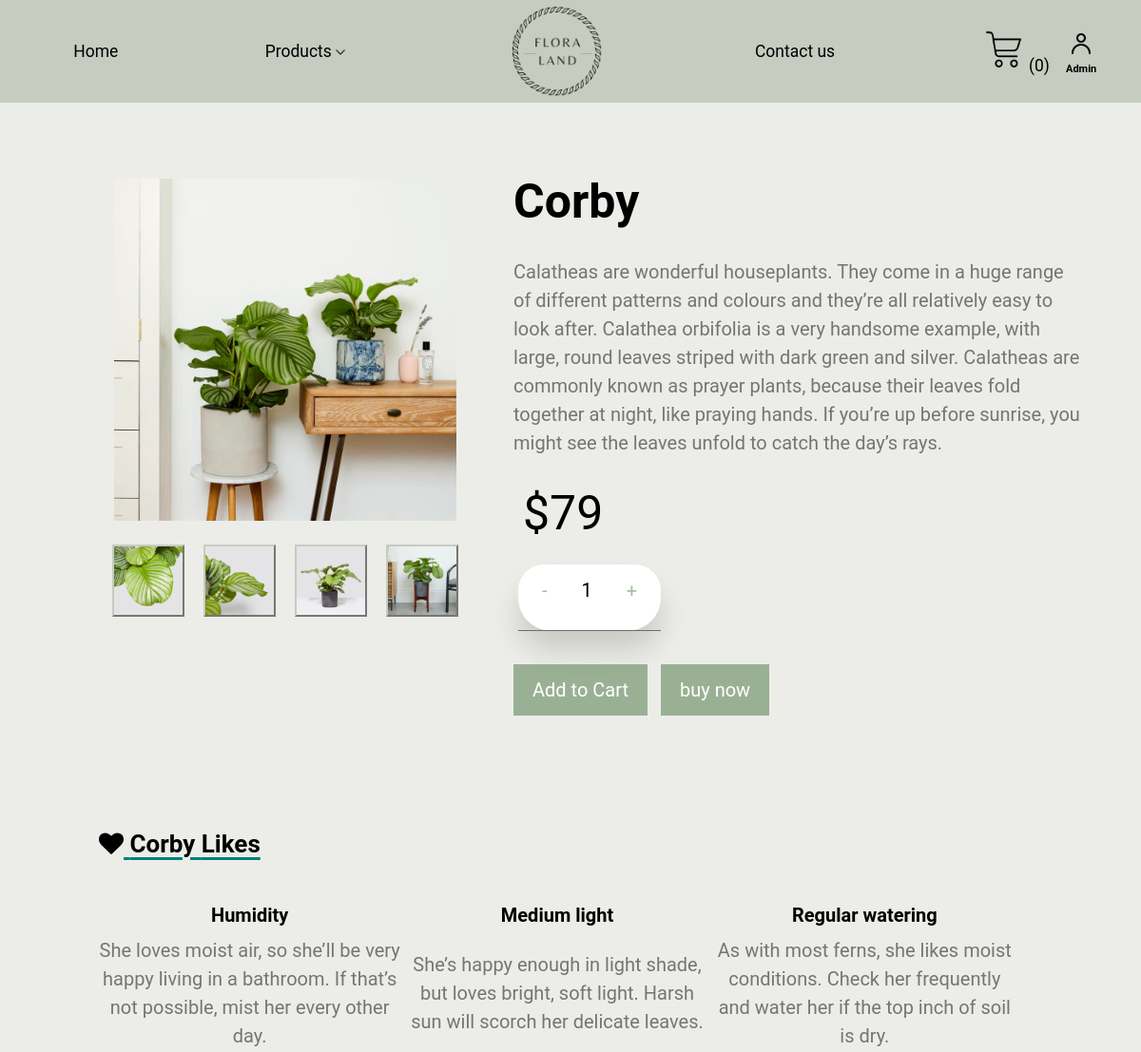
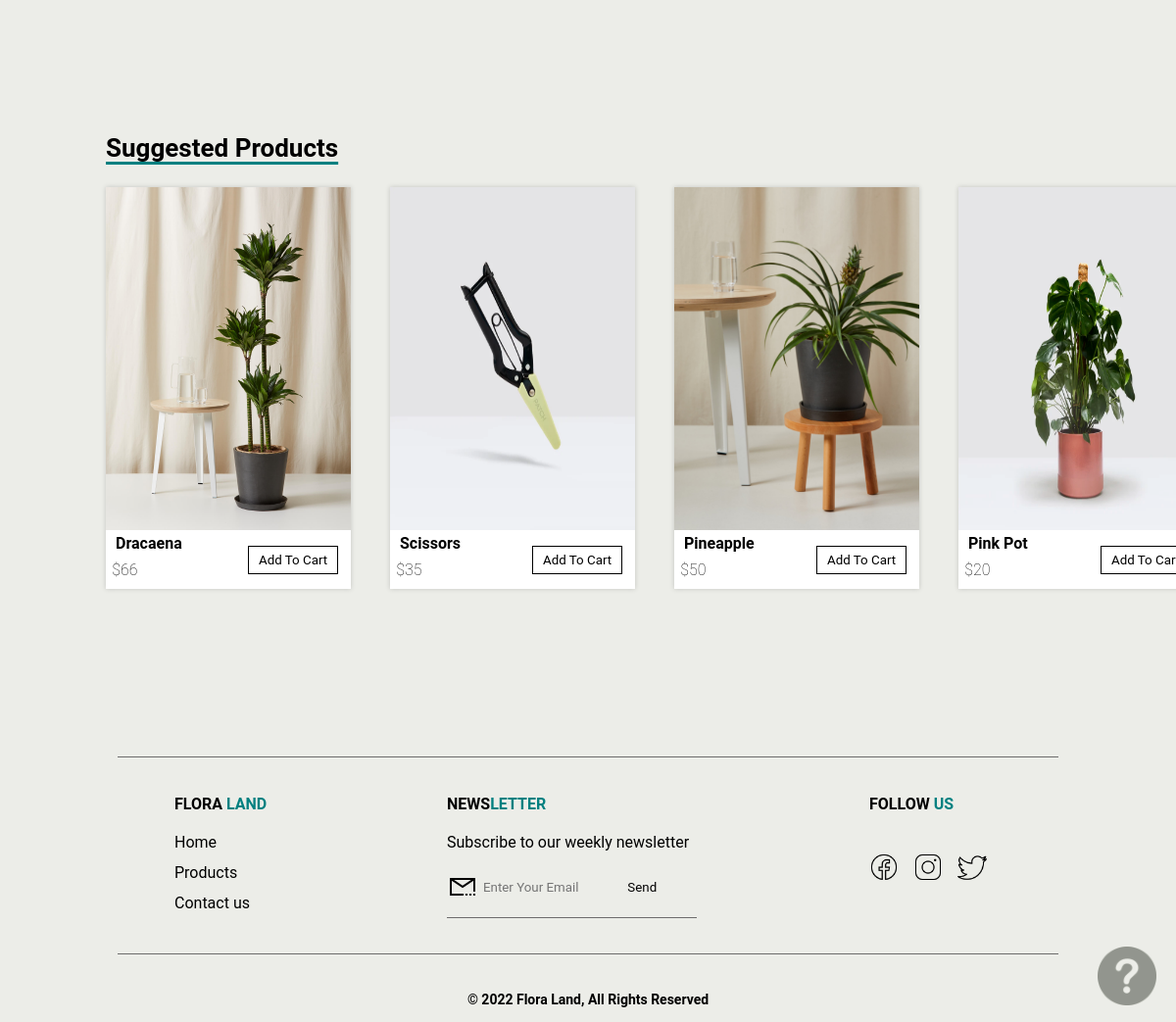
Page /Code/productDetails.php?pid=5 on the committed database (2 pictures, top to bottom).
### tables this page shows
CREATE TABLE `products` (
  `PID` int(11) NOT NULL,
  `PName` varchar(30) NOT NULL,
  `PPrice` decimal(10,0) NOT NULL,
  `PStock` int(11) NOT NULL,
  `PCategory` varchar(30) NOT NULL,
  `P_Description` varchar(1000) NOT NULL,
  `Pic1` varchar(30) NOT NULL,
  `Pic2` varchar(30) NOT NULL,
  `Pic3` varchar(30) NOT NULL,
  `Pic4` varchar(30) NOT NULL,
  `Pic5` varchar(30) NOT NULL
);

### Code/productDetails.php (the view, shortened to what this page needs)
<!DOCTYPE html>
<html lang="en">
<head>
    <link rel="stylesheet" href="./product.css">
    <link href="https://stackpath.bootstrapcdn.com/font-awesome/4.7.0/css/font-awesome.min.css" rel="stylesheet">
</head>
<body>
    <?php
    include('includes/header.php');
    include('includes/db-con.php');
    include('includes/helpPopup.php');
    ?>
    <?php
            $pid = $_GET['pid'];
            $sql = "SELECT * FROM Products WHERE PID= $pid;";
            $result= mysqli_query($conn, $sql);
            $row = mysqli_fetch_assoc($result);
            $imgUrl = "img/".$row['Pic1'];
            $PDes = $row['P_Description'];
            $PName = $row['PName'];
            $PPrice = $row['PPrice'];
            $PStock = $row['PStock'];
            $PCategory = $row['PCategory'];
    echo "
        <section class='product-section'>
        <div class='left'>
        <div class='big-img'>
            <img src=$imgUrl alt=$PName>
            </div>";
        $sql = "SELECT Pic2, Pic3, Pic4, Pic5 FROM products WHERE PID= $pid;";
        $result= mysqli_query($conn, $sql);
        $row = mysqli_fetch_row($result);
        echo "<div class='images'>";
        for($i=0 ; $i<=3; $i++){
            echo"
                <div class='smll-img'>
                    <img src='img/".$row[$i]."' onclick='showImg(this.src)' >
                </div>";
        }
        echo "
        </div>
        </div>
            <div class='product-detail' style='width: 50vw;'>
                <h1 class='product-title'> $PName </h1>
                <p class='product-des'> $PDes</p>
                <p class='prices'>$$PPrice</p>
                <div class='quantity' style='width: 12.5vw;'>
                <form action='productDetails.php?pid=".$pid."' id='prodForm' method='post' style='width: 30vw;'>
                    <button  id='decrement' onclick='stepper(this)' type='button'> - </button>
                    <input type='number' name='quantity' id='my-input'  min='1' max= $PStock step='1' value='1' readonly>
                    <button id='increment' onclick='stepper(this)' type='button'> + </button>
                    <input type='hidden' name='pname' value=$PName>
                    <input type='hidden' name='pprice' value=$PPrice>
                    <input type='hidden' name='pstock' value=$PStock>
                    <input type='hidden' name='pimg' value=$imgUrl>
                </div>
                <div class='btn-container'>
                    <input class='product-btn buy-btn' name='add' type='submit' value='Add to Cart'>
                    </form>
                    <a href='cart.php?action=buy-now&pid=".$pid."&pname=".$PName."&pstock=".$PStock."&pprice=".$PPrice."&pimg=".$imgUrl."' id= 'buy-link'><button class='product-btn buy-btn' id='buy-btn' type='button' onclick='quantity()'>buy now </button></a>
                </div>
            </div>
        </section> ";
        ?>
    <?php if (strcmp($PCategory,"Plants")==0) { ?>
  <section class="details-des">
        <h1 class="titles"><i class="fa fa-heart" aria-hidden="true"></i> <?php echo $PName; ?> Likes<br></h1><br><br>
        <table class="table-venues">
            <tr>
            <th class="section-title">Humidity</th>
            <th class="section-title">Medium light</th>
            <th class="section-title">Regular watering</th>
            </tr>
            <tr>
                <td class="des">She loves moist air, so she’ll be very happy living in a bathroom. If that’s not possible, mist her every other day.</td>
                <td class="des">She’s happy enough in light shade, but loves bright, soft light. Harsh sun will scorch her delicate leaves.</td>
                <td class="des">As with most ferns, she likes moist conditions. Check her frequently and water her if the top inch of soil is dry.</td>
            </tr>
        </table>
    </section>
    <?php } ?>
        <br><br><br><br>
<section id="second">
    <div class="container">
        <h2 class="title">Suggested Products</h2>
        <div class="product-container">
        <?php
        $sql = "SELECT * FROM Products order by rand();";
        $result= mysqli_query($conn, $sql);
        for($i=1 ; $i<=4; $i++){
            $row = mysqli_fetch_assoc($result);
            $pid = $row['PID'];
            $imgUrl = "img/".$row['Pic1'];
            $pname = $row['PName'];
            $pprice = $row ['PPrice'];
        echo "<div class='product-card'>
                <div class='product-img'>
                    <a href='productDetails.php?pid=".$pid."'><img src=$imgUrl alt=$pname></a>
                </div>
                <h3 class='card-name'>$pname</h3>
                <form action='index.php?pid=".$pid."' method='post' style='border:0px;'>
                <input type='hidden' name='pname' value=$pname>
                <input type='hidden' name='pprice' value=$pprice>
                <input type='hidden' name='pimg' value=$imgUrl>
                <input type='hidden' name='quantity' value=1>
                <button class='card-btn' name='add' type='submit'>Add to Cart</button>
                </form>
                <h4 class='price'>$$pprice</h4>
            </div>";
        }
        ?>
    </div>
    </div>
</section>
    <br><br><br><br>
    <footer>
    <hr><br><br>
    <div class="row">
        <div class="col">
            <p class="title">FLORA <span>LAND</span></p>
            <ul class="pages">
                <li><a href="index.php">Home</a></li>
                <li><a href="AllProductPage.php">Products</a></li>
                <li><a href="contact.php">Contact us</a></li>
            </ul>
        </div>
        <div class="col">
            <p class="title">NEWS<span>LETTER</span></p>
            <p class="col2-txt">Subscribe to our weekly newsletter </p>
            <form>
                <img src="img/letter.png" alt="newsletter">
                <input id="email" name="email" type="email" placeholder="Enter Your Email" required is-email>
                <input type="button" value="Send" style="color: black;">
            </form>
        </div>
        <div class="col">
            <p class="title">FOLLOW<span> US</span></p>
            <div class="social">
                <ul class="social-icons">
                    <li><a href="https://www.facebook.com/"><img src="img/facebook.png" alt="facebook"></a></li>
                    <li><a href="https://www.instagram.com/"><img src="img/instagram.png" alt="Instagram"></a></li>
                    <li><a href="https://twitter.com/?lang=en"><img src="img/twitter.png" alt="Twitter"></a></li>
                </ul>
            </div>
        </div>
    </div>
    <hr><br><br>
    <p class="copyright"><strong>&copy; 2022 Flora Land, All Rights Reserved</strong></p>
</footer>
</body>
</html>

### rows in the picture
products: Pic1 (picture), Pic2 (picture), Pic3 (picture), Pic4 (picture), Pic5 (picture), PName "Corby", P_Description "Calatheas are wonderful houseplants. They come in a huge range of different patterns and colours and they’re all relatively easy to look after. Calathea orbifolia is a very handsome example, with large, round leaves striped with dark green and silver. Calatheas are commonly known as prayer plants, because their leaves fold together at night, like praying hands. If you’re up before sunrise, you might see the leaves unfold to catch the day’s rays.", PPrice "79"
products: Pic1+PName (picture), PName "Dracaena", PPrice "66"
products: Pic1 (picture), PName "Scissors", PPrice "35"
products: Pic1 (picture), PName "Pineapple", PPrice "50"
products: Pic1 (picture), PName "Pink Pot", PPrice "20"

### other values in the picture
$c_count "0"
